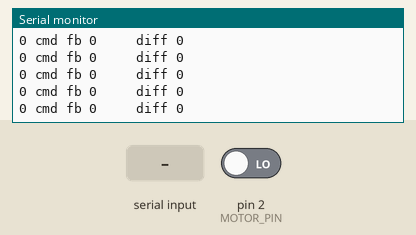
This sketch was run on a simulated Arduino Uno, built with avr-gcc and run on an emulated ATmega328P. Parts: the last lines printed to the serial monitor. The inputs (shaded band) are chosen by the test bench; at power-on: pin 2 (MOTOR_PIN) LOW.

Above: at 1.2 s.
1.3 s: "90,45\n" received over Serial
At 2.4 s:
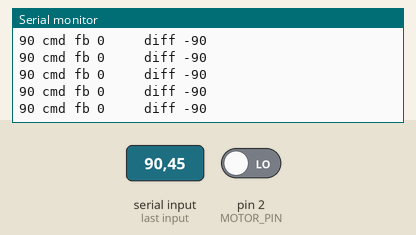
2.8 s: "30,150\n" received over Serial
At 3.9 s:
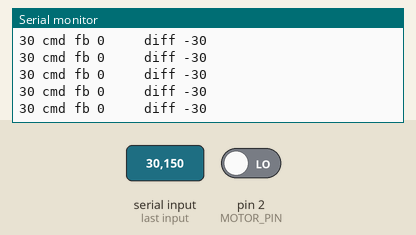
Timing chart, 0 to 5.8 s (numbered marks = the images above; inputs shaded):
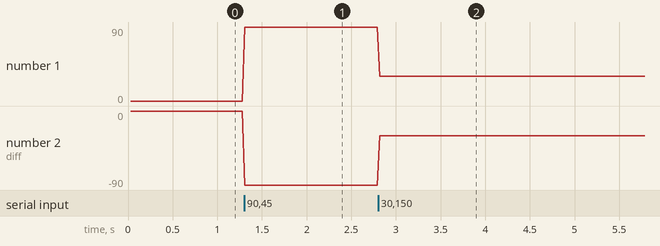

The sketch:

testReadWriteServo.ino
```cpp
#define MOTOR_PIN 2

#define FEEDBACK_FREQUENCY 40// In Hz
#define SAMPLETIME (5000.0/FEEDBACK_FREQUENCY)
#define TIME_STEP 1.0/FEEDBACK_FREQUENCY

int lastPWM, servoPWM;
int cmdPWM;
String strReceived;
unsigned long int t_ref;
char tmp[4];


int numReadings = 8;
int feedback[8];
int feedbackCounter;
unsigned long int feedbackTotal;

void setup() {
  Serial.begin(74880);
  Serial.println("SETUP");
}

void loop() {
  if (Serial.available() > 0) {
    strReceived = Serial.readStringUntil('\n');
    for (int i = 0; i < 4; i++) {
      tmp[i] = strReceived[i];
    }
    cmdPWM = strtol(tmp, 0, 10);
  }

  if ((millis() - t_ref) > TIME_STEP * 1000) {
    t_ref = millis();

    digitalWrite(MOTOR_PIN, HIGH);
    delayMicroseconds(cmdPWM);
    digitalWrite(MOTOR_PIN, LOW);
    delayMicroseconds(3000 - cmdPWM);

    lastPWM = servoPWM;
    digitalWrite(MOTOR_PIN, HIGH);
    delayMicroseconds(50);
    digitalWrite(MOTOR_PIN, LOW);
    servoPWM = pulseIn(MOTOR_PIN, HIGH, 2000); //triggers servo, then measures time until next HIGH signal, cuts off after 2000us or 2ms

    if ((servoPWM < 300) || (servoPWM > 2000)) { //results outside these boundaries are faulty
      servoPWM = lastPWM;
    }
    feedbackTotal -= feedback[feedbackCounter];
    feedback[feedbackCounter] = servoPWM; //converts the pwm value to an angle
    feedbackTotal += feedback[feedbackCounter];
    feedbackCounter++;

    if (feedbackCounter >= numReadings) {
      feedbackCounter = 0;
    }
    servoPWM = (int) (feedbackTotal / numReadings) ;

    Serial.print(cmdPWM);
    Serial.print(" cmd fb ");
    Serial.print(servoPWM); //converts the pwm value to an angle and returns it
    Serial.print("     diff ");
    Serial.println(servoPWM - cmdPWM);
  }
}
```

Measured:
- after the input at 1.3 s, the serial monitor: prints a new line at once (image 1)
- after the input at 2.8 s, the serial monitor: prints a new line at once (image 2)
- plotted number 1: 0 → 90 after the input at 1.3 s, 90 → 30 after the input at 2.8 s
- plotted number 2: 0 → -90 after the input at 1.3 s, -90 → -30 after the input at 2.8 s
